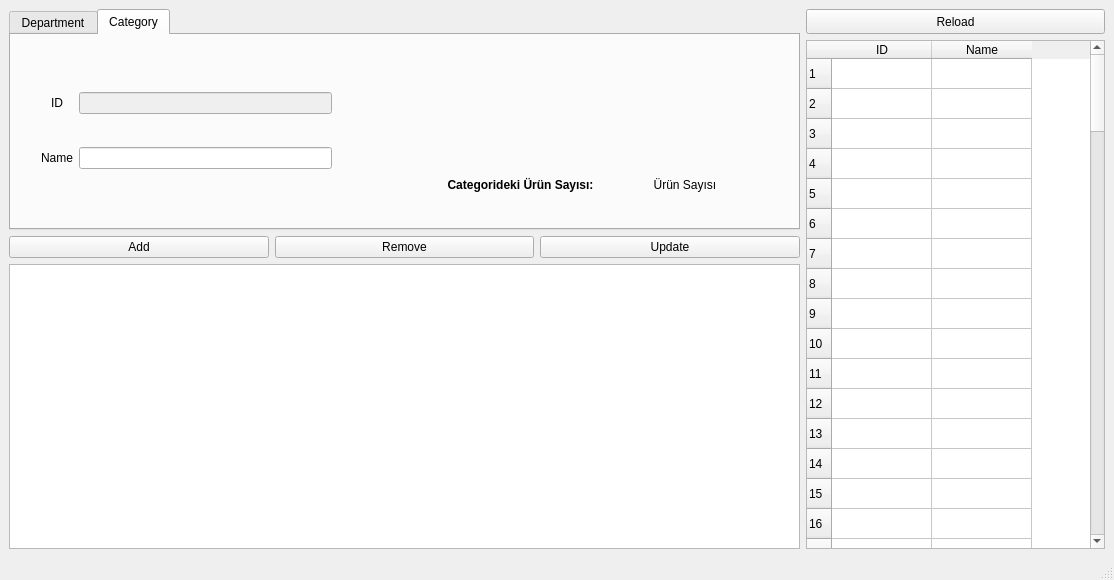
<?xml version="1.0" encoding="UTF-8"?>
<ui version="4.0">
 <class>MainWindow</class>
 <widget class="QMainWindow" name="MainWindow">
  <property name="geometry">
   <rect>
    <x>0</x>
    <y>0</y>
    <width>1114</width>
    <height>580</height>
   </rect>
  </property>
  <property name="windowTitle">
   <string>MainWindow</string>
  </property>
  <widget class="QWidget" name="centralwidget">
   <layout class="QGridLayout" name="gridLayout_2">
    <item row="0" column="0" rowspan="2">
     <widget class="QTabWidget" name="tabWidget">
      <property name="enabled">
       <bool>true</bool>
      </property>
      <property name="minimumSize">
       <size>
        <width>791</width>
        <height>221</height>
       </size>
      </property>
      <property name="currentIndex">
       <number>1</number>
      </property>
      <widget class="QWidget" name="tab_department">
       <attribute name="title">
        <string>Department</string>
       </attribute>
       <widget class="QWidget" name="layoutWidget">
        <property name="geometry">
         <rect>
          <x>30</x>
          <y>30</y>
          <width>291</width>
          <height>131</height>
         </rect>
        </property>
        <layout class="QGridLayout" name="gridLayout_3">
         <item row="2" column="1">
          <widget class="QLineEdit" name="lineEdit_dname">
           <property name="alignment">
            <set>Qt::AlignCenter</set>
           </property>
          </widget>
         </item>
         <item row="0" column="1">
          <widget class="QLineEdit" name="lineEdit_did">
           <property name="enabled">
            <bool>false</bool>
           </property>
           <property name="alignment">
            <set>Qt::AlignCenter</set>
           </property>
          </widget>
         </item>
         <item row="0" column="0">
          <widget class="QLabel" name="label_did">
           <property name="text">
            <string>ID</string>
           </property>
           <property name="alignment">
            <set>Qt::AlignCenter</set>
           </property>
          </widget>
         </item>
         <item row="2" column="0">
          <widget class="QLabel" name="label_dname">
           <property name="text">
            <string>Name</string>
           </property>
           <property name="alignment">
            <set>Qt::AlignCenter</set>
           </property>
          </widget>
         </item>
        </layout>
       </widget>
       <widget class="QWidget" name="layoutWidget">
        <property name="geometry">
         <rect>
          <x>430</x>
          <y>140</y>
          <width>323</width>
          <height>19</height>
         </rect>
        </property>
        <layout class="QGridLayout" name="gridLayout_4">
         <item row="0" column="0">
          <widget class="QLabel" name="label_staff">
           <property name="font">
            <font>
             <weight>75</weight>
             <bold>true</bold>
            </font>
           </property>
           <property name="text">
            <string>Departmandaki Eleman Sayısı:</string>
           </property>
           <property name="alignment">
            <set>Qt::AlignCenter</set>
           </property>
          </widget>
         </item>
         <item row="0" column="1">
          <widget class="QLabel" name="label_staffval">
           <property name="text">
            <string>Eleman Sayısı</string>
           </property>
           <property name="alignment">
            <set>Qt::AlignCenter</set>
           </property>
          </widget>
         </item>
        </layout>
       </widget>
      </widget>
      <widget class="QWidget" name="tab_category">
       <attribute name="title">
        <string>Category</string>
       </attribute>
       <widget class="QWidget" name="layoutWidget">
        <property name="geometry">
         <rect>
          <x>30</x>
          <y>30</y>
          <width>291</width>
          <height>131</height>
         </rect>
        </property>
        <layout class="QGridLayout" name="gridLayout_5">
         <item row="2" column="1">
          <widget class="QLineEdit" name="lineEdit_cname">
           <property name="alignment">
            <set>Qt::AlignCenter</set>
           </property>
          </widget>
         </item>
         <item row="0" column="1">
          <widget class="QLineEdit" name="lineEdit_cid">
           <property name="enabled">
            <bool>false</bool>
           </property>
           <property name="alignment">
            <set>Qt::AlignCenter</set>
           </property>
          </widget>
         </item>
         <item row="0" column="0">
          <widget class="QLabel" name="label_cid">
           <property name="text">
            <string>ID</string>
           </property>
           <property name="alignment">
            <set>Qt::AlignCenter</set>
           </property>
          </widget>
         </item>
         <item row="2" column="0">
          <widget class="QLabel" name="label_cname">
           <property name="text">
            <string>Name</string>
           </property>
           <property name="alignment">
            <set>Qt::AlignCenter</set>
           </property>
          </widget>
         </item>
        </layout>
       </widget>
       <widget class="QWidget" name="layoutWidget_2">
        <property name="geometry">
         <rect>
          <x>430</x>
          <y>140</y>
          <width>323</width>
          <height>19</height>
         </rect>
        </property>
        <layout class="QGridLayout" name="gridLayout_6">
         <item row="0" column="0">
          <widget class="QLabel" name="label_product">
           <property name="font">
            <font>
             <weight>75</weight>
             <bold>true</bold>
            </font>
           </property>
           <property name="text">
            <string>Categorideki Ürün Sayısı:</string>
           </property>
           <property name="alignment">
            <set>Qt::AlignCenter</set>
           </property>
          </widget>
         </item>
         <item row="0" column="1">
          <widget class="QLabel" name="label_productval">
           <property name="text">
            <string>Ürün Sayısı</string>
           </property>
           <property name="alignment">
            <set>Qt::AlignCenter</set>
           </property>
          </widget>
         </item>
        </layout>
       </widget>
      </widget>
     </widget>
    </item>
    <item row="0" column="1">
     <widget class="QPushButton" name="pushButton_reload">
      <property name="minimumSize">
       <size>
        <width>299</width>
        <height>25</height>
       </size>
      </property>
      <property name="text">
       <string>Reload</string>
      </property>
     </widget>
    </item>
    <item row="2" column="0">
     <layout class="QGridLayout" name="gridLayout">
      <item row="0" column="0">
       <widget class="QPushButton" name="pushButton_add">
        <property name="text">
         <string>Add</string>
        </property>
       </widget>
      </item>
      <item row="0" column="1">
       <widget class="QPushButton" name="pushButton_rm">
        <property name="text">
         <string>Remove</string>
        </property>
       </widget>
      </item>
      <item row="0" column="2">
       <widget class="QPushButton" name="pushButton_upd">
        <property name="text">
         <string>Update</string>
        </property>
       </widget>
      </item>
     </layout>
    </item>
    <item row="3" column="0">
     <widget class="QTableWidget" name="tableWidget_backup">
      <property name="minimumSize">
       <size>
        <width>791</width>
        <height>258</height>
       </size>
      </property>
     </widget>
    </item>
    <item row="1" column="1" rowspan="3">
     <widget class="QTableWidget" name="tableWidget_home">
      <property name="minimumSize">
       <size>
        <width>299</width>
        <height>487</height>
       </size>
      </property>
      <property name="editTriggers">
       <set>QAbstractItemView::NoEditTriggers</set>
      </property>
      <property name="selectionBehavior">
       <enum>QAbstractItemView::SelectRows</enum>
      </property>
      <property name="rowCount">
       <number>100</number>
      </property>
      <row/>
      <row/>
      <row/>
      <row/>
      <row/>
      <row/>
      <row/>
      <row/>
      <row/>
      <row/>
      <row/>
      <row/>
      <row/>
      <row/>
      <row/>
      <row/>
      <row/>
      <row/>
      <row/>
      <row/>
      <row/>
      <row/>
      <row/>
      <row/>
      <row/>
      <row/>
      <row/>
      <row/>
      <row/>
      <row/>
      <row/>
      <row/>
      <row/>
      <row/>
      <row/>
      <row/>
      <row/>
      <row/>
      <row/>
      <row/>
      <row/>
      <row/>
      <row/>
      <row/>
      <row/>
      <row/>
      <row/>
      <row/>
      <row/>
      <row/>
      <row/>
      <row/>
      <row/>
      <row/>
      <row/>
      <row/>
      <row/>
      <row/>
      <row/>
      <row/>
      <row/>
      <row/>
      <row/>
      <row/>
      <row/>
      <row/>
      <row/>
      <row/>
      <row/>
      <row/>
      <row/>
      <row/>
      <row/>
      <row/>
      <row/>
      <row/>
      <row/>
      <row/>
      <row/>
      <row/>
      <row/>
      <row/>
      <row/>
      <row/>
      <row/>
      <row/>
      <row/>
      <row/>
      <row/>
      <row/>
      <row/>
      <row/>
      <row/>
      <row/>
      <row/>
      <row/>
      <row/>
      <row/>
      <row/>
      <row/>
      <column>
       <property name="text">
        <string>ID</string>
       </property>
      </column>
      <column>
       <property name="text">
        <string>Name</string>
       </property>
      </column>
     </widget>
    </item>
   </layout>
  </widget>
  <widget class="QMenuBar" name="menubar">
   <property name="geometry">
    <rect>
     <x>0</x>
     <y>0</y>
     <width>1114</width>
     <height>22</height>
    </rect>
   </property>
  </widget>
  <widget class="QStatusBar" name="statusbar"/>
 </widget>
 <resources/>
 <connections/>
</ui>
